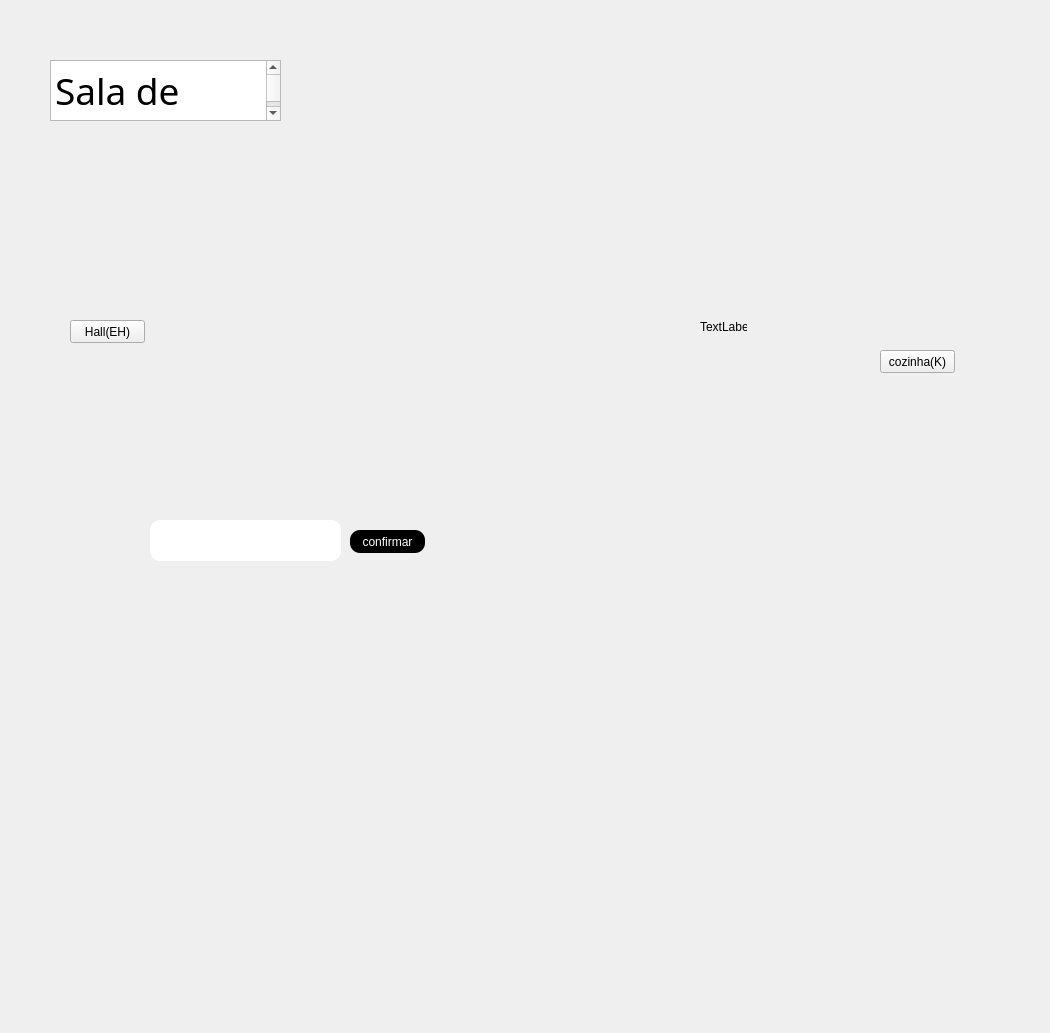
      <widget class="QWidget" name="dining_room">
       <widget class="QLabel" name="label_5">
        <property name="geometry">
         <rect>
          <x>-53</x>
          <y>-254</y>
          <width>1041</width>
          <height>1024</height>
         </rect>
        </property>
        <property name="maximumSize">
         <size>
          <width>1041</width>
          <height>1024</height>
         </size>
        </property>
        <property name="font">
         <font>
          <family>Papyrus</family>
          <pointsize>19</pointsize>
          <weight>75</weight>
          <bold>true</bold>
         </font>
        </property>
        <property name="tabletTracking">
         <bool>false</bool>
        </property>
        <property name="focusPolicy">
         <enum>Qt::TabFocus</enum>
        </property>
        <property name="styleSheet">
         <string notr="true">QLabel{
   .img{
		height: 100%;
		width:100%;
		object-fit: cover;
    }
}</string>
        </property>
        <property name="frameShape">
         <enum>QFrame::NoFrame</enum>
        </property>
        <property name="frameShadow">
         <enum>QFrame::Raised</enum>
        </property>
        <property name="lineWidth">
         <number>10</number>
        </property>
        <property name="text">
         <string>&lt;!DOCTYPE HTML PUBLIC &quot;-//W3C//DTD HTML 4.0//EN&quot; &quot;http://www.w3.org/TR/REC-html40/strict.dtd&quot;&gt;
&lt;html&gt;&lt;head&gt;&lt;meta name=&quot;qrichtext&quot; content=&quot;1&quot; /&gt;&lt;style type=&quot;text/css&quot;&gt;
p, li { white-space: pre-wrap; }
&lt;/style&gt;&lt;/head&gt;&lt;body style=&quot; font-family:'Papyrus'; font-size:19pt; font-weight:600; font-style:normal;&quot;&gt;
&lt;p style=&quot; margin-top:0px; margin-bottom:0px; margin-left:0px; margin-right:0px; -qt-block-indent:0; text-indent:0px;&quot;&gt;&lt;img src=&quot;:/icons/imagens/_89a8adbf-04e2-47dd-866e-ab9d9dcbb655.jpeg&quot; /&gt;&lt;img src=&quot;:/icons/imagens/_760734f2-5482-431a-9f76-3bbe66665458.jpeg&quot; /&gt;&lt;/p&gt;&lt;/body&gt;&lt;/html&gt;</string>
        </property>
        <property name="alignment">
         <set>Qt::AlignCenter</set>
        </property>
        <property name="indent">
         <number>0</number>
        </property>
        <property name="openExternalLinks">
         <bool>false</bool>
        </property>
       </widget>
       <widget class="QTextBrowser" name="textBrowser_3">
        <property name="geometry">
         <rect>
          <x>50</x>
          <y>60</y>
          <width>231</width>
          <height>61</height>
         </rect>
        </property>
        <property name="font">
         <font>
          <family>Macondo</family>
          <pointsize>28</pointsize>
         </font>
        </property>
        <property name="html">
         <string>&lt;!DOCTYPE HTML PUBLIC &quot;-//W3C//DTD HTML 4.0//EN&quot; &quot;http://www.w3.org/TR/REC-html40/strict.dtd&quot;&gt;
&lt;html&gt;&lt;head&gt;&lt;meta name=&quot;qrichtext&quot; content=&quot;1&quot; /&gt;&lt;style type=&quot;text/css&quot;&gt;
p, li { white-space: pre-wrap; }
&lt;/style&gt;&lt;/head&gt;&lt;body style=&quot; font-family:'Macondo'; font-size:28pt; font-weight:400; font-style:normal;&quot;&gt;
&lt;p style=&quot; margin-top:0px; margin-bottom:0px; margin-left:0px; margin-right:0px; -qt-block-indent:0; text-indent:0px;&quot;&gt;Sala de Jantar&lt;/p&gt;&lt;/body&gt;&lt;/html&gt;</string>
        </property>
       </widget>
       <widget class="QLabel" name="label_13">
        <property name="geometry">
         <rect>
          <x>700</x>
          <y>320</y>
          <width>47</width>
          <height>13</height>
         </rect>
        </property>
        <property name="text">
         <string>TextLabel</string>
        </property>
       </widget>
       <widget class="QPushButton" name="pb_k">
        <property name="geometry">
         <rect>
          <x>880</x>
          <y>350</y>
          <width>75</width>
          <height>23</height>
         </rect>
        </property>
        <property name="text">
         <string>cozinha(K)</string>
        </property>
       </widget>
       <widget class="QPushButton" name="pb_h">
        <property name="geometry">
         <rect>
          <x>70</x>
          <y>320</y>
          <width>75</width>
          <height>23</height>
         </rect>
        </property>
        <property name="text">
         <string>Hall(EH)</string>
        </property>
       </widget>
       <widget class="QLineEdit" name="lineEdit_2">
        <property name="geometry">
         <rect>
          <x>150</x>
          <y>520</y>
          <width>191</width>
          <height>41</height>
         </rect>
        </property>
        <property name="styleSheet">
         <string notr="true">border-radius:10px;</string>
        </property>
       </widget>
       <widget class="QPushButton" name="pushButton_2">
        <property name="geometry">
         <rect>
          <x>350</x>
          <y>530</y>
          <width>75</width>
          <height>23</height>
         </rect>
        </property>
        <property name="styleSheet">
         <string notr="true">background-color: black;
color: white;
border-radius:10px;
</string>
        </property>
        <property name="text">
         <string>confirmar</string>
        </property>
       </widget>
      </widget>
